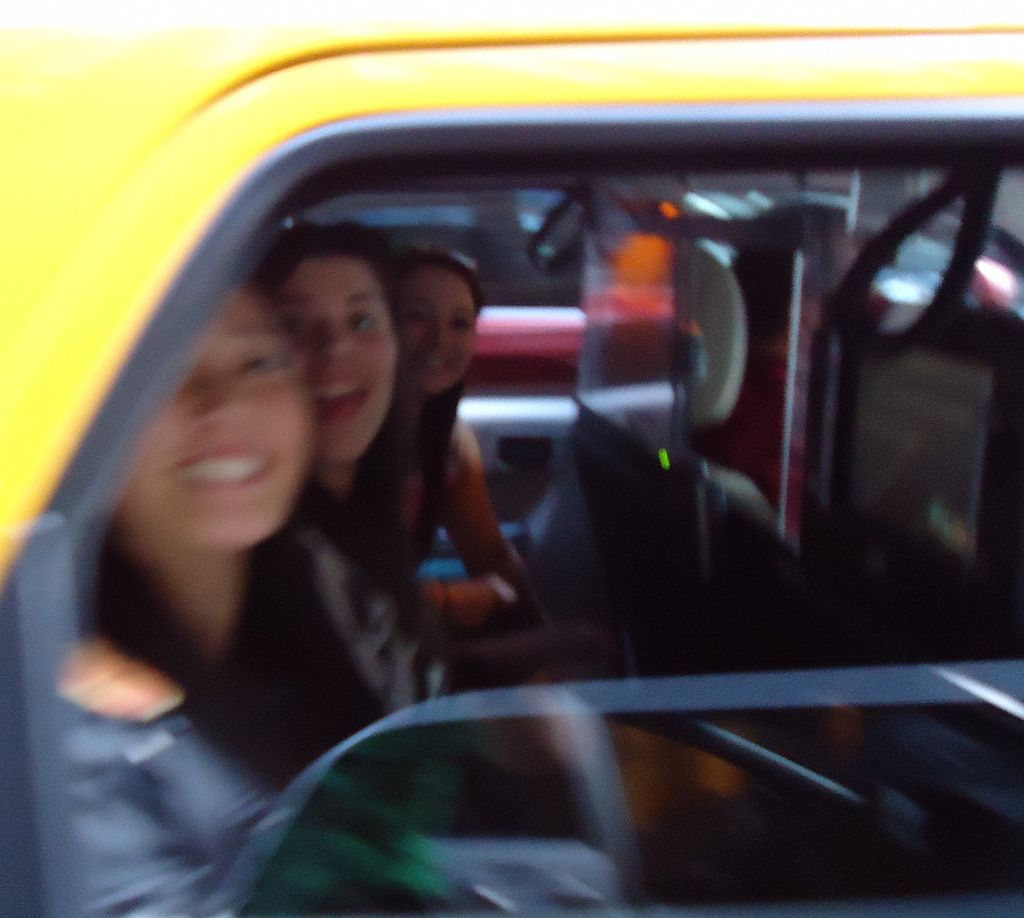
%> input picture Assign4_imgs/restore_02.jpg, 1024 x 918 px
$ octave wiener.m   (GNU Octave 9; MATLAB toolbox functions it lacks are replaced by stand-ins)
%> lines starting %> are read from the running program, lines starting %| are printed output that depends on the picture
% [ind,map]=imread('restore_03.gif');
% Img=im2double(ind2rgb(ind,map));
Img=im2double(imread('restore_02.jpg'));
LEN = 5;
THETA = 45;
PSF = fspecial('motion', LEN, THETA);
% blurred = imfilter(I, PSF, 'conv', 'circular');
figure;imshow(Img);
title('Blurred Image');
wnr1 = deconvwnr(Img, PSF, 0.001);
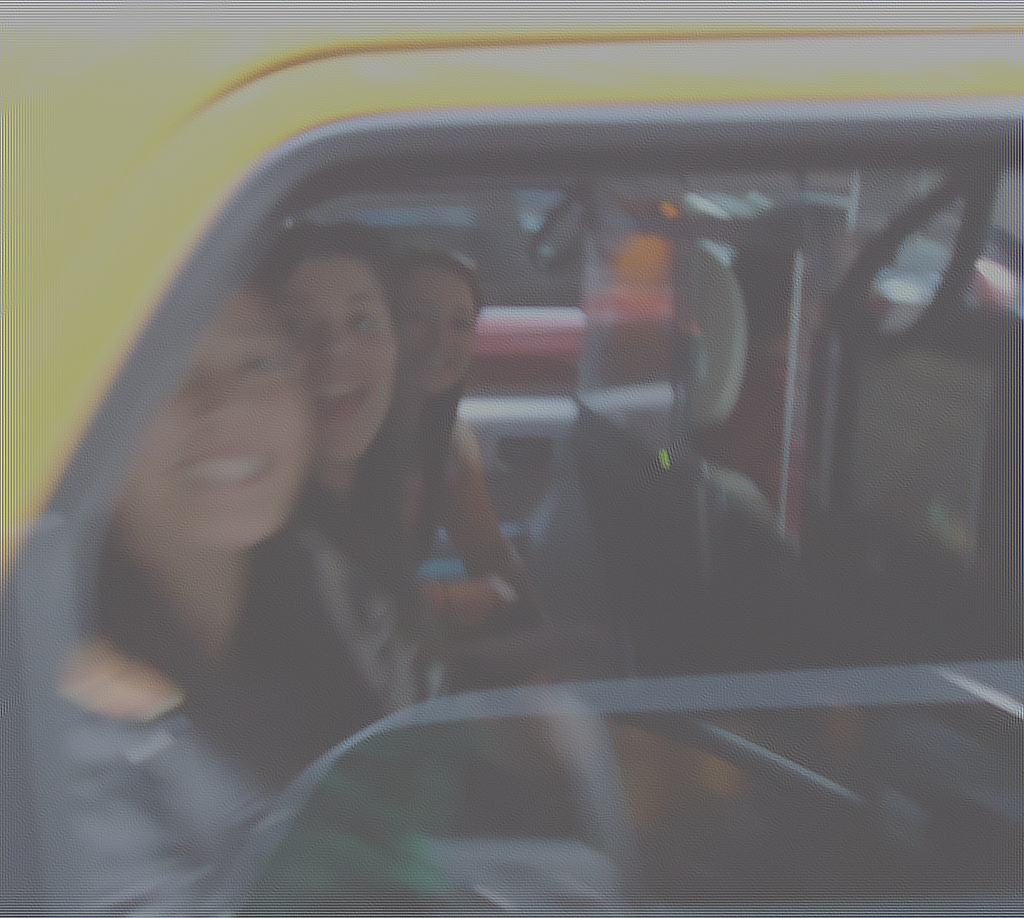
%> wnr1: size 918x1024x3 double; mean R, G, B 0.364, 0.342, 0.314; mean of the top-left, top-right, bottom-left and bottom-right quarters 0.57, 0.412, 0.249, 0.13; drawn with min black and max white
figure;imshow(wnr1);
%> after `imshow(wnr1)`:
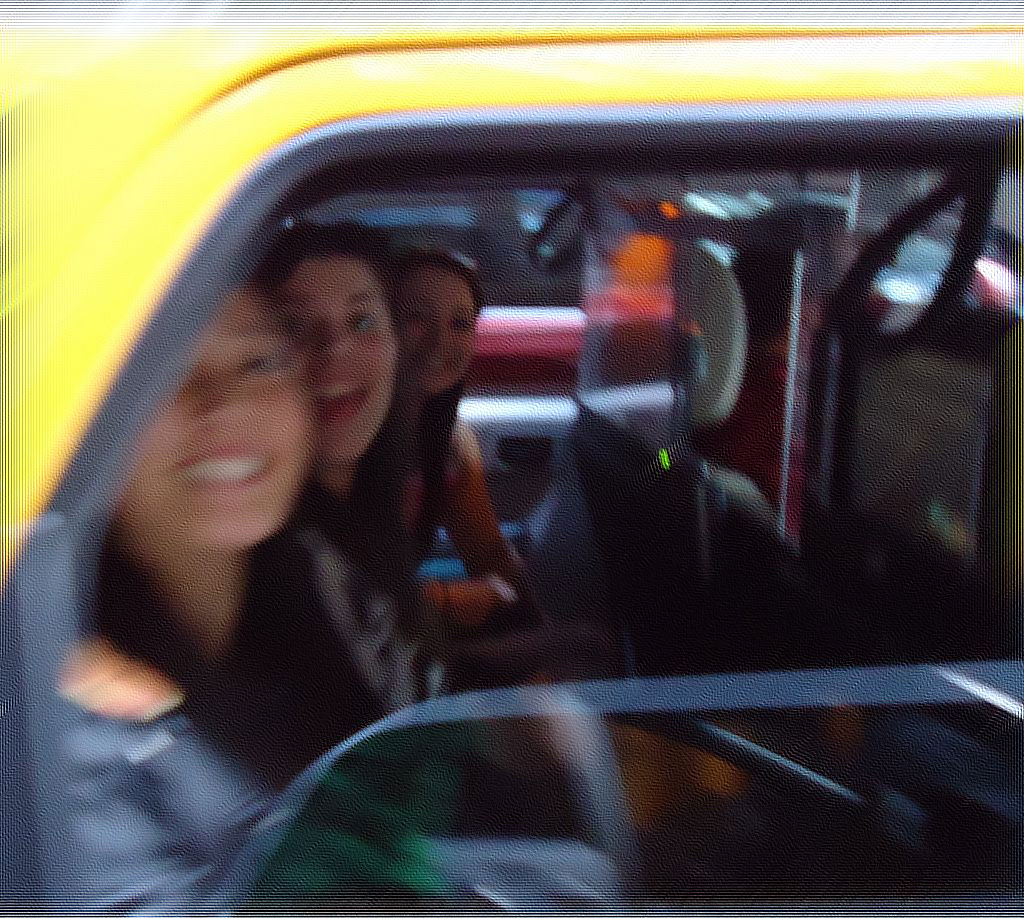
%> displayed picture: size 918x1024x3, on the screen's scale of 0 to 255; mean R, G, B 92, 86.5, 79.6
title('Restored Image');

$ run again, with Assign4_imgs/restore_01.jpg copied over Assign4_imgs/restore_02.jpg
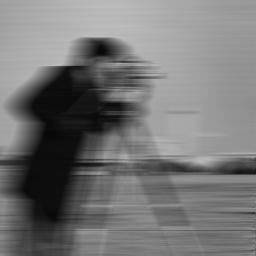
%> input picture Assign4_imgs/restore_01.jpg, 256 x 256 px
%> `wnr1 = deconvwnr(Img, PSF, 0.001);`:
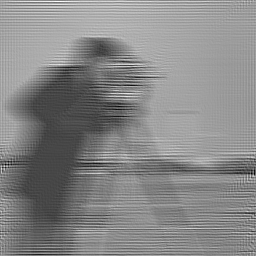
%> wnr1: size 256x256 double; min -0.402, max 1.22, mean 0.46; drawn with min black and max white
%> `imshow(wnr1)`:
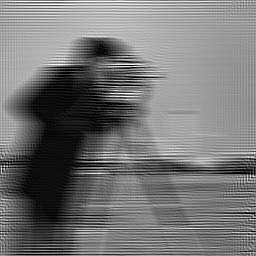
%> displayed picture: size 256x256, on the screen's scale of 0 to 255; min 0, max 255, mean 117.5

$ run again, with Assign4_imgs/restore_04.jpg copied over Assign4_imgs/restore_02.jpg
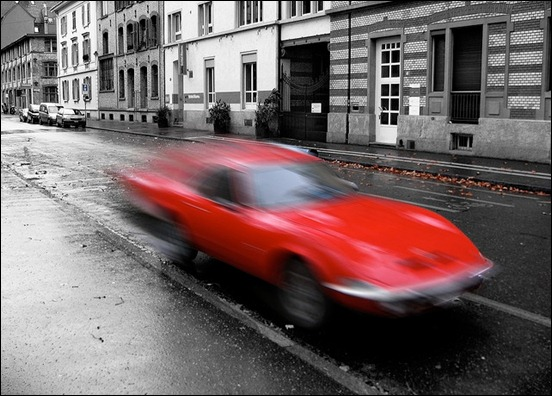
%> input picture Assign4_imgs/restore_04.jpg, 552 x 396 px
%> `wnr1 = deconvwnr(Img, PSF, 0.001);`:
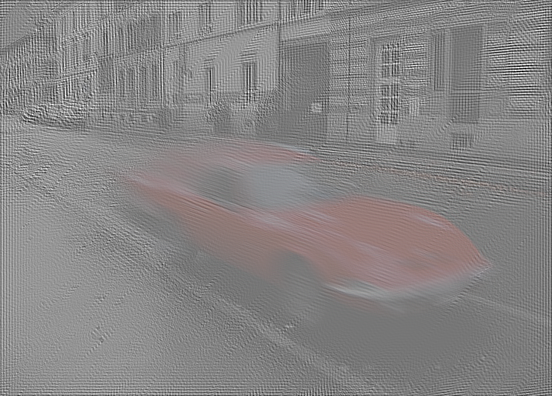
%> wnr1: size 396x552x3 double; mean R, G, B 0.46, 0.394, 0.395; mean of the top-left, top-right, bottom-left and bottom-right quarters 0.561, 0.361, 0.525, 0.218; drawn with min black and max white
%> `imshow(wnr1)`:
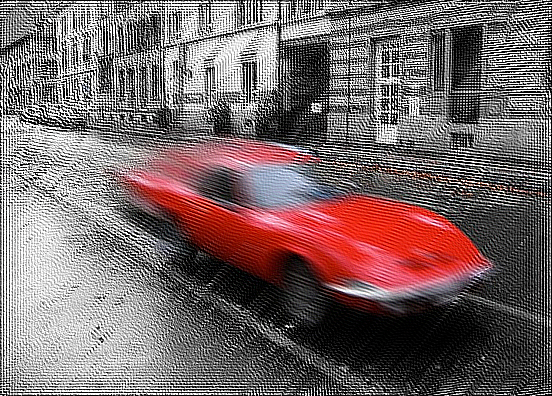
%> displayed picture: size 396x552x3, on the screen's scale of 0 to 255; mean R, G, B 120.1, 103.9, 104.3
